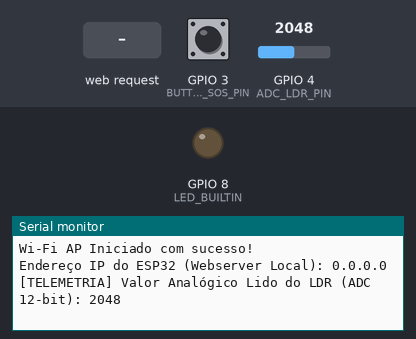
Simulated run of this sketch. Board: ESP32-S3. Shown: output pins drawn as LEDs (lit = HIGH), the last lines printed to the serial monitor. The inputs (shaded band) are chosen by the test bench; at power-on: GPIO 3 (BUTTON_SOS_PIN) HIGH, GPIO 4 (ADC_LDR_PIN) = 2048.

Above: at 1.2 s.
1.3 s: GPIO 3 (BUTTON_SOS_PIN) pulled LOW for 0.15 s
At 2.1 s:
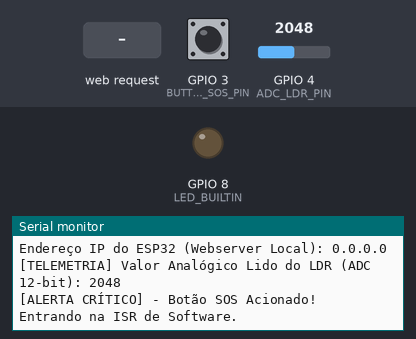
4.3 s: HTTP request GET / received
At 4.61 s:
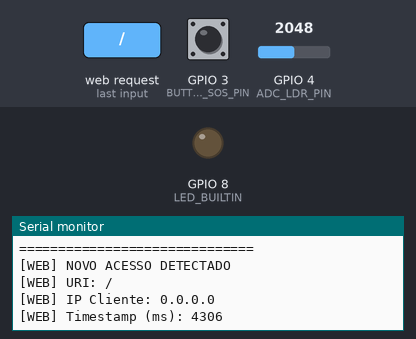

Measured:
- after the input at 1.3 s, the serial monitor: prints a new line at once (image 1)
- after the input at 4.3 s, the serial monitor: prints a new line at once (image 2)

The sketch:

sistema_monitoramento.ino
```cpp
#include <WiFi.h>
#include <WebServer.h>

// --- Definições de Pinos (Mapeamento de Hardware) ---
#define ADC_LDR_PIN    4
#define BUTTON_SOS_PIN 3
#define LED_BUILTIN    8

// --- Configurações de Rede (Ajustar conforme o laboratório) ---
// usar esp32 como Access Point (AP) para evitar dependência de infraestrutura Wi-Fi do laboratório
const char* ssid     = "ERROR418";
const char* password = "teapot123";

WebServer server(80);

// --- Limiares e Constantes ---
const int LIMIAR_NOTURNO = 500;             // Limiar na escala de 0 a 4095
const unsigned long DEBOUNCE_DELAY = 200;    // Janela de debounce em milissegundos
const unsigned long SOS_DURATION = 1500;    // Duração do estado de emergência (3s)

// --- Variáveis Voláteis (Modificadas na ISR) ---
volatile bool sosSolicitado = false;
volatile unsigned long ultimaInterrupcaoTime = 0;

// --- Variáveis de Controle de Tempo no Loop (Sem Delay Bloqueante) ---
unsigned long ultimaLeituraLDR = 0;
unsigned long ultimoPiscaAmarelo = 0;
bool estadoLedAmarelo = false;

// Instâncias de leitura local do ADC
int valorAdcLdr = 4095;

// ============================================================================
// ROTINA DE SERVIÇO DE INTERRUPÇÃO (ISR) - HARDWARE CRÍTICO
// ============================================================================
void IRAM_ATTR isrBotaoSOS() {
  unsigned long tempoAtual = millis();

  // Tratamento de Debounce por Software (Filtro de Repiques Mecânicos)
  if ((tempoAtual - ultimaInterrupcaoTime) > DEBOUNCE_DELAY) {
    sosSolicitado = true;
    ultimaInterrupcaoTime = tempoAtual;
  }
}

// ============================================================================
// HANDLERS DO SERVIDOR WEB (INTERFACE HTTP)
// ============================================================================
void handleRoot() {

  Serial.println("\n==============================");
  Serial.println("[WEB] NOVO ACESSO DETECTADO");
  Serial.print("[WEB] URI: ");
  Serial.println(server.uri());

  IPAddress ip = server.client().remoteIP();

  Serial.print("[WEB] IP Cliente: ");
  Serial.print(ip[0]);
  Serial.print(".");
  Serial.print(ip[1]);
  Serial.print(".");
  Serial.print(ip[2]);
  Serial.print(".");
  Serial.println(ip[3]);

  Serial.print("[WEB] Timestamp (ms): ");
  Serial.println(millis());

  String html = "<!DOCTYPE html><html><head><meta charset='UTF-8'>";
  html += "<title>PCS3732 - Telemetria Smart Monitoring</title>";
  html += "<meta http-equiv='refresh' content='1'>";
  html += "<style>body{font-family:Arial,sans-serif;text-align:center;padding-top:50px;background-color:#f4f4f4;}";
  html += ".container{background:white;padding:30px;display:inline-block;border-radius:10px;box-shadow:0px 0px 10px rgba(0,0,0,0.1);}";
  html += "h1{color:#333;} .value{font-size:48px;font-weight:bold;color:#0056b3;}</style></head><body>";

  html += "<div class='container'>";
  html += "<h1>Sistema de Monitoramento Inteligente</h1>";
  html += "<p>Leitura do Conversor ADC (LDR):</p>";
  html += "<div class='value'>" + String(valorAdcLdr) + "</div>";
  html += "<p>Estado do Ambiente: ";
  html += (valorAdcLdr >= LIMIAR_NOTURNO) ? "NOTURNO (Baixa Luz)" : "DIURNO (Ok)";
  html += "</p>";
  html += "</div></body></html>";

  server.send(200, "text/html", html);
}

// ============================================================================
// CONFIGURAÇÕES INICIAIS DO SISTEMA
// ============================================================================
void setup() {
  Serial.begin(115200);

  // Configuração das direções das portas GPIO
  pinMode(LED_BUILTIN, OUTPUT);

  // Configuração do botão com resistor interno de Pull-Up preventivo
  pinMode(BUTTON_SOS_PIN, INPUT_PULLUP);

  // Inicialização das saídas em nível lógico baixo
  neopixelWrite(LED_BUILTIN, 0, 0, 0);  // apaga todas as luzes

  // Inicialização do Módulo Wi-Fi em Modo Access Point (AP) para criar uma rede local isolada
  WiFi.softAP(ssid, password);
  Serial.println("\nWi-Fi AP Iniciado com sucesso!");
  Serial.print("Endereço IP do ESP32 (Webserver Local): ");
  Serial.println(WiFi.localIP());

  // Registro das rotas HTTP do servidor
  server.on("/", handleRoot);
  server.begin();

  // Associação da Interrupção de Hardware Externa (Gatilho na Borda de Descida)
  attachInterrupt(digitalPinToInterrupt(BUTTON_SOS_PIN), isrBotaoSOS, FALLING);
}

// ============================================================================
// LOOP PRINCIPAL DE EXECUÇÃO (POLLING DE BAIXA PRIORIDADE)
// ============================================================================
void loop() {
  // Processa requisições HTTP de maneira não-bloqueante
  server.handleClient();

  unsigned long tempoCorrente = millis();

  // --------------------------------------------------------------------------
  // FLUXO DE PRIORIDADE MÁXIMA: TRATAMENTO DA INTERRUPÇÃO DO BOTÃO SOS
  // --------------------------------------------------------------------------
  if (sosSolicitado) {
    Serial.println("[ALERTA CRÍTICO] - Botão SOS Acionado! Entrando na ISR de Software.");

    // // Força o desligamento imediato da sinalização de fundo (Amarela)
    // neopixelWrite(LED_BUILTIN, 0, 0, 0);  // apaga todas as luzes

    // Mantém o LED Vermelho fixo de forma prioritária por 3 segundos
    neopixelWrite(LED_BUILTIN, 50, 0, 0);  // vermelho
    delay(SOS_DURATION); // Bloqueio controlado aceitável exclusivamente no disparo de segurança
    neopixelWrite(LED_BUILTIN, 0, 0, 0);  // apaga todas as luzes

    // Desarma a flag de interrupção para permitir novos ciclos de emergência
    sosSolicitado = false;

    // Reseta temporizadores para impedir transições bruscas pós-retorno de contexto
    tempoCorrente = millis();
    ultimoPiscaAmarelo = tempoCorrente;
    ultimaLeituraLDR = tempoCorrente;

    Serial.println("[RETORNO DE CONTEXTO] - Retornando ao Loop Principal com segurança.");
  }

  // --------------------------------------------------------------------------
  // TELEMETRIA DE SEGUNDO PLANO: LEITURA DO ADC DO LDR (Frequência = 1Hz)
  // --------------------------------------------------------------------------
  if (tempoCorrente - ultimaLeituraLDR >= 1000) {
    valorAdcLdr = analogRead(ADC_LDR_PIN);
    Serial.print("[TELEMETRIA] Valor Analógico Lido do LDR (ADC 12-bit): ");
    Serial.println(valorAdcLdr);
    ultimaLeituraLDR = tempoCorrente;
  }

  // --------------------------------------------------------------------------
  // MÁQUINA DE ESTADOS DO LED: ALERTA DE BAIXA LUMINOSIDADE (Frequência = 0.5Hz / 2s)
  // --------------------------------------------------------------------------
  if (valorAdcLdr >= LIMIAR_NOTURNO) {
    if (tempoCorrente - ultimoPiscaAmarelo >= 2000) {
      estadoLedAmarelo = !estadoLedAmarelo;
      neopixelWrite(LED_BUILTIN, estadoLedAmarelo ? 25 : 0, estadoLedAmarelo ? 25 : 0, 0);  // amarelo piscando
      ultimoPiscaAmarelo = tempoCorrente;
    }
  } else {
    // Se a luminosidade estiver normal, garante o LED apagado
    neopixelWrite(LED_BUILTIN, 0, 0, 0);  // apaga todas as luzes
    estadoLedAmarelo = false;
  }
}
```
